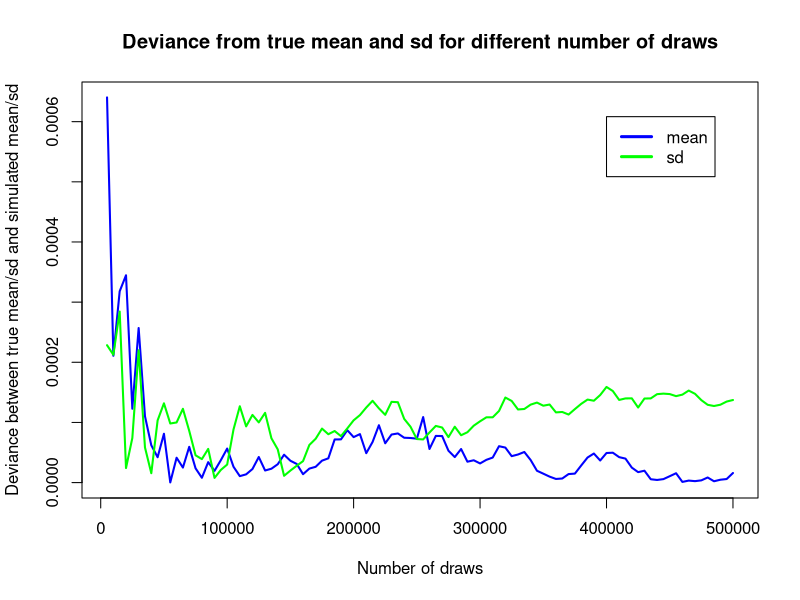
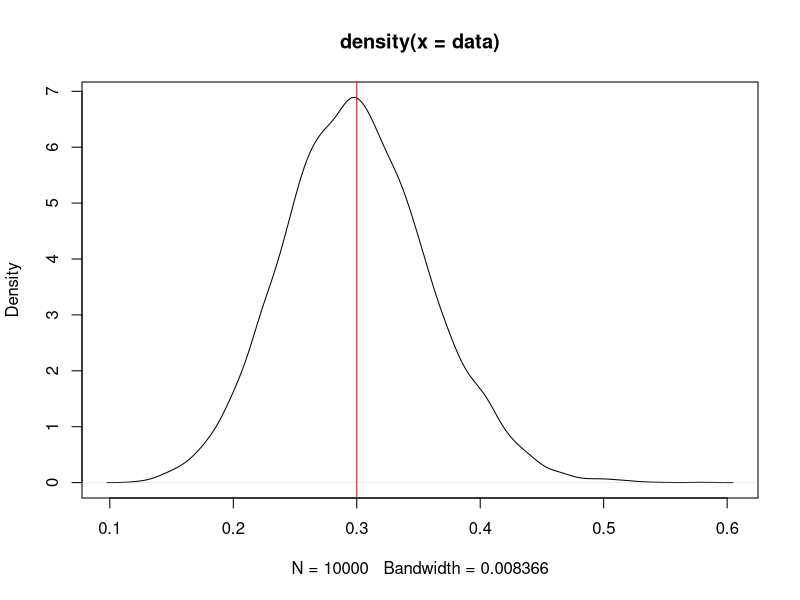
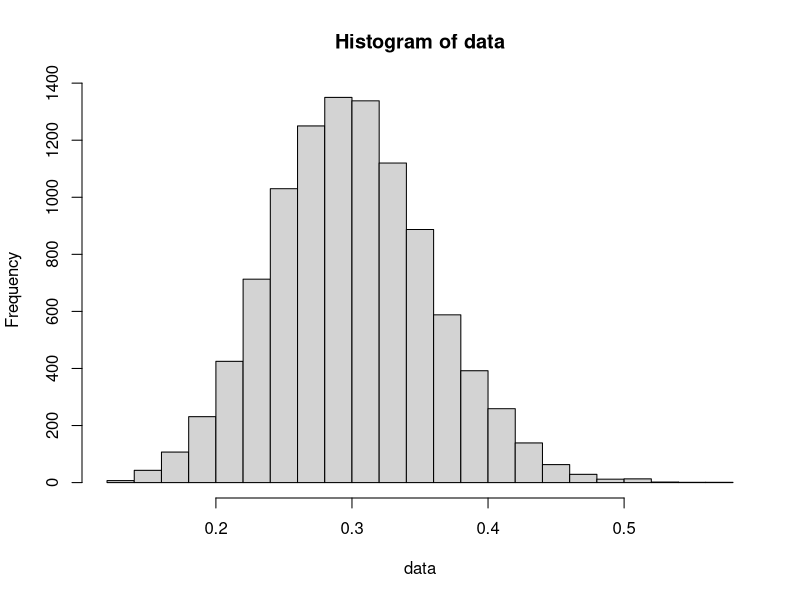
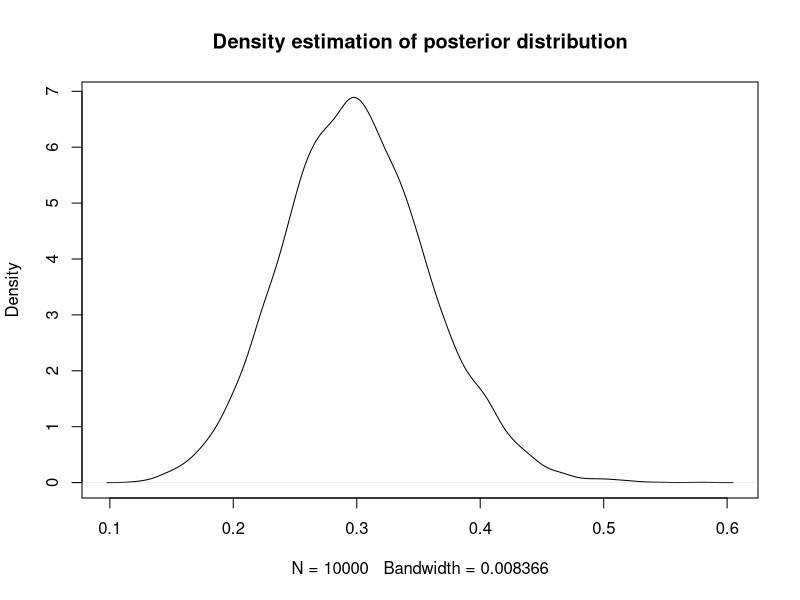
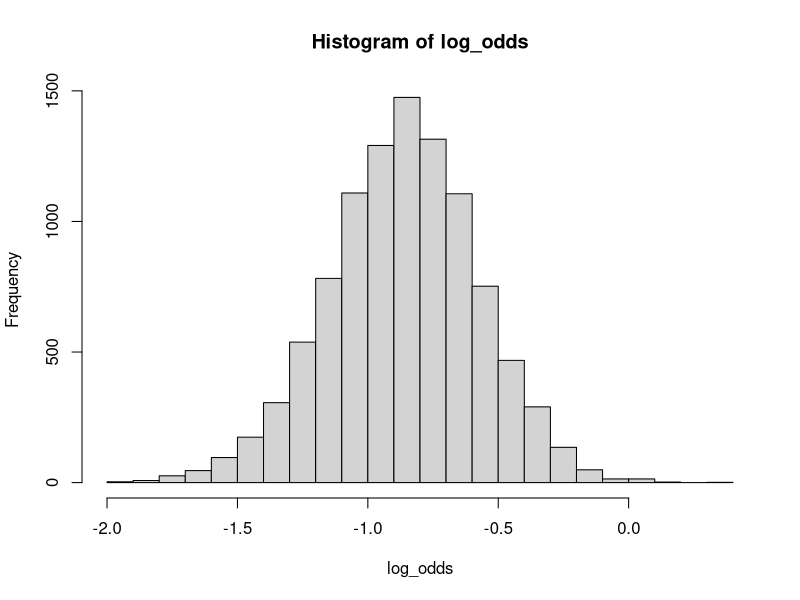
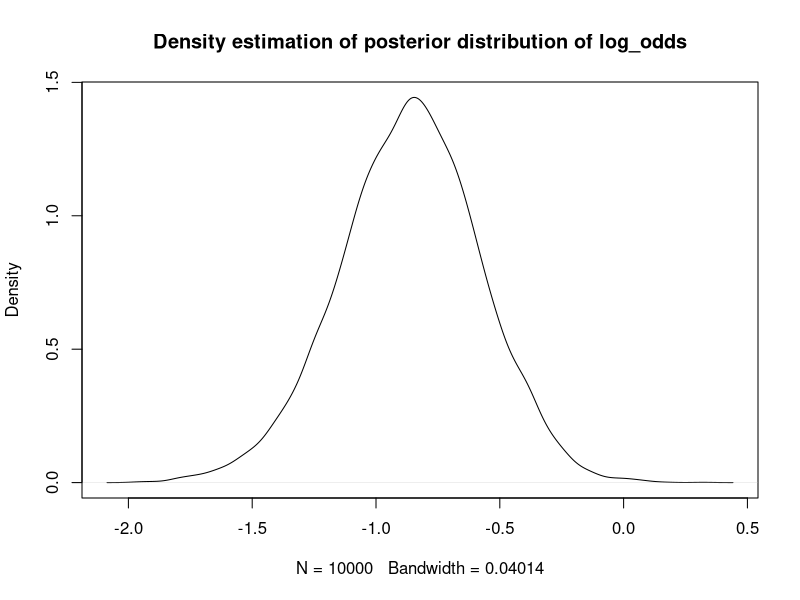

The R script that drew these images, in order:
###############################1a#####################################
options(scipen=999) #for removing scientific notation on the plots

n = 50
s = 13
#alpha and beta in prior Beta distribution
alpha0 = 5
beta0 = 5
#alpha and beta in posterior Beta distribution
alpha = alpha0 + s
beta = beta0 + (n - s)

#true mean and standard deviation of the posterior Beta distribution (formulas from wikipedia for Beta distribution)
true_mean = alpha / (alpha + beta)
true_sd = sqrt(alpha * beta / ((alpha + beta)^2 * (alpha+beta+1)))


draws = seq(5000, 500000, 5000) #different number of draws, i.e. sample sizes to use 
means = c(1:length(draws)) #vector to store the means of the different sample sizes
sds = c(1:length(draws)) #vector to store the sd's of the different sample sizes

#for each of the different number of draws, compute and store the estimated mean and sd.
#storing the absolute value for easier comparison.
for (i in 1:length(draws)) {
  set.seed(12345)
  data = rbeta(draws[i], alpha, beta)
  mean = mean(data)
  sd = sd(data)
  means[i] = abs(true_mean - mean)
  sds[i] = abs(true_sd - sd)
}

#As we see in the plot, the difference between the true mean/sd and the estimated mean/sd from the simulations
#go to 0 as we increase the number of draws, i.e. the posterior mean and sd converges to the true values of 0.3 and 0.05867387. 
max_y = max(means, sds) 
plot(draws, means, type="l", lwd = 2, col="blue", ylim=c(0,max_y), main = "Deviance from true mean and sd for different number of draws",
     xlab="Number of draws", ylab="Deviance between true mean/sd and simulated mean/sd" )
points(draws, sds, type="l", lwd = 2, col="green")
legend(x = max(draws)*0.8, y = max_y*0.95, legend = c("mean", "sd"), col = c("blue","green"), lwd = 3)




#################################1b###################################
#pbeta gives the distribution function for the Beta distribution,
#i.e. the accumulated probability mass up to some value (area under curve less or equal to the value)
true_prob = pbeta(0.3, alpha, beta)
true_prob

nDraws = 10000
set.seed(12345)
data = rbeta(nDraws, alpha, beta)
#using our 10000 draws from the posterior,
#we can calculate the probability by taking number of samples < 0.3 divided by total number of samples
sim_prob = length(data[data<0.3]) / nDraws 
sim_prob

#The probability from simulation with 10000 draws, 0.5156, is very close to the exact probability of 0.5150. 

#Plot of density estimates of our data, a value of around 0.515 looks reasonable. 
plot(density(data))
abline(v=0.3, col="red")




###############################1c#####################################
nDraws = 10000
set.seed(12345)
data = rbeta(nDraws, alpha, beta)

#posterior distribution
hist(data, breaks=25)
plot(density(data), main = "Density estimation of posterior distribution")

#simulating draws from the posterior distribution of the log-odds
#(logit maps the probability values from (0,1) to (-inf, inf))
log_odds = log(data / (1-data)) 

#posterior distribution of the log-odds
hist(log_odds, breaks=25)
plot(density(log_odds), main = "Density estimation of posterior distribution of log_odds")




